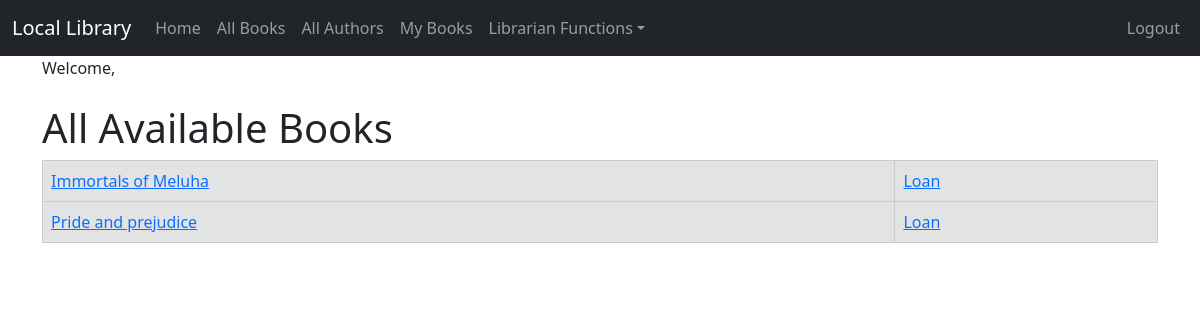
Page /available/ (signed in) on the earlier database version.
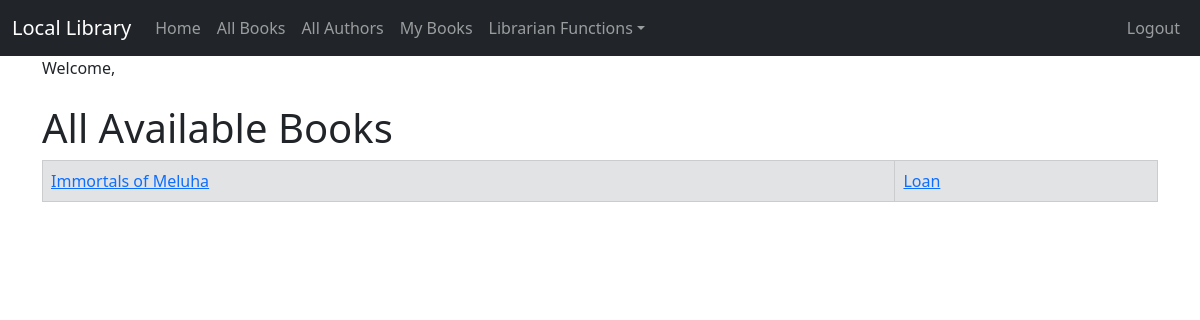
Same page on the later database version.
### catalog/models.py (models this page shows, shortened)
class BookInstance(models.Model):
    id = models.UUIDField(primary_key=True, default=uuid.uuid4,
                          help_text='Unique ID for this particular book across whole library')
    book = models.ForeignKey('Book', on_delete=models.RESTRICT, null=True)
    imprint = models.CharField(max_length=200)
    due_back = models.DateField(null=True, blank=True)
    LOAN_STATUS = (
        ('m', 'Maintenance'), ('o', 'On loan'), ('a', 'Available'), ('r', 'Reserved'),
    )
    status = models.CharField(
        max_length=1,
        choices=LOAN_STATUS,
        blank=True,
        default='m',
        help_text='Book availability',
    )
    borrower = models.ForeignKey(User,
        on_delete=models.SET_NULL, null=True, blank=True)
    class Meta:
        ordering = ['due_back']

class Book(models.Model):
    title = models.CharField(max_length=200)
    author = models.ForeignKey('Author', on_delete=models.RESTRICT, null=True)
    summary = models.TextField(max_length=1000, default=True, help_text='Enter a brief description of the book')
    isbn = models.CharField('ISBN', max_length=13, unique=True, default=True,
                            help_text='13 Character <a href="https://www.isbn-international.org/content/what-isbn">ISBN number</a>')
    genre = models.ManyToManyField(Genre, help_text='Select a genre for this book')
    book_image = models.ImageField(upload_to='images/', null=True, blank=True)

### catalog/views.py (the view)
# urls.py: path('available/', views.AvailBooksListView.as_view(), name='all_available'),
class AvailBooksListView(generic.ListView):
    model = BookInstance
    template_name = 'catalog/bookinstance_list_available.html'
    paginate_by = 10
    def get_queryset(self):
        return BookInstance.objects.filter(status__exact='a').order_by('book__title')

### catalog/templates/catalog/bookinstance_list_available.html
{% extends "catalog/base.html" %}
{% block content %}
    {% if perms.catalog.edit_bookinstance %}
        <h1>All Available Books</h1>
        {% if bookinstance_list %}
            <table class="table table-bordered">
                {% for bookinst in bookinstance_list %}
                    <tr class="table-secondary">
                        <td><a href="{% url 'book_detail' bookinst.book.pk %}">{{ bookinst.book.title }}</a></td>
                        <td><a href="{% url 'loan_book_librarian' bookinst.id %}">Loan</a></td>
                    </tr>
                {% endfor %}
            </table>
        {% else %}
            <p>There are no books available.</p>
        {% endif %}
    {% else %}
        <p>You do not have authorization to view this feature</p>
    {% endif %}
{% endblock %}

Differences in the rows shown:
no longer on this page (row edited): BookInstance: book "Pride and prejudice"
